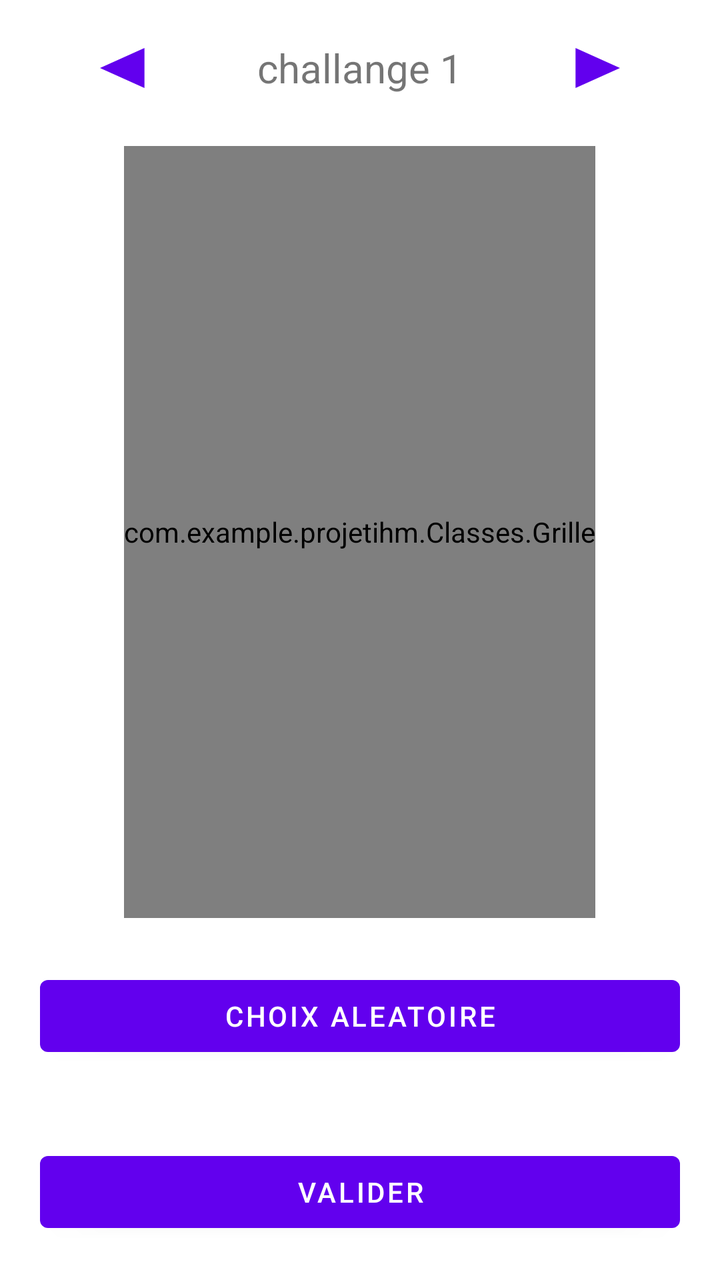
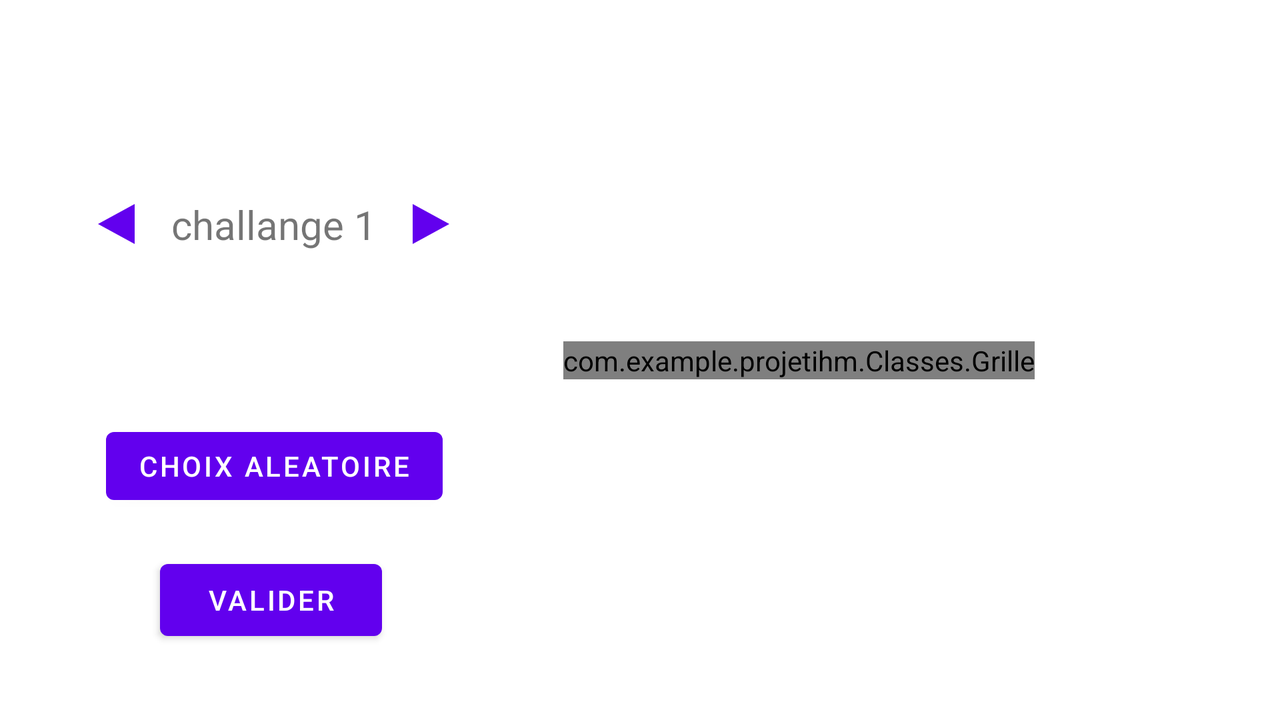

Two renders of one Android screen. The first uses the default layout on a phone; the second uses the alternative layout the repository ships for a different screen configuration, on a matching device. The two XML files are below.
<!-- AndroidManifest.xml: application theme Theme.ProjetIHM -->
<!-- res/layout/activity_jeu.xml -->
<?xml version="1.0" encoding="utf-8"?>
<LinearLayout xmlns:android="http://schemas.android.com/apk/res/android"
    xmlns:app="http://schemas.android.com/apk/res-auto"
    xmlns:tools="http://schemas.android.com/tools"
    android:layout_width="match_parent"
    android:layout_height="match_parent"
    android:layout_gravity="center"
    android:orientation="vertical"
    tools:context=".JeuActivity">

    <LinearLayout
        android:layout_width="match_parent"
        android:orientation="horizontal"
       android:weightSum="3"
        android:layout_height="wrap_content" >

        <Button
            android:layout_margin="10dp"
            android:id="@+id/leftb"
            android:background="@drawable/ic_left_arrow"
            android:layout_width="0dp"
            android:layout_weight="1"
            android:layout_height="wrap_content"/>

        <TextView
            android:layout_width="0dp"
            android:id="@+id/challange_tv"
            android:text="challange 1"
            android:layout_weight="1"
            android:layout_gravity="center"
            android:gravity="center"
            android:textSize="20sp"
            android:layout_height="wrap_content"/>
        <Button
            android:layout_margin="10dp"
            android:id="@+id/rightb"
            android:background="@drawable/ic_right_arrow"
            android:layout_width="0dp"
            android:layout_weight="1"
            android:layout_height="wrap_content"/>




    </LinearLayout>


    <com.example.projetihm.Classes.Grille
        android:id="@+id/grille"
        android:layout_width="wrap_content"
        android:layout_height="0dp"
        android:layout_gravity="center"
        android:layout_margin="5dp"
        android:layout_weight="3"
        app:taille_case="0"

        />
    <Button
        android:layout_width="match_parent"
        android:id="@+id/aleatoire"
        android:layout_margin="20dp"
        android:layout_height="wrap_content"
        android:text="@string/choix_aleatoire"
        android:layout_gravity="center"


        />
    <Button
        android:layout_width="match_parent"
        android:id="@+id/valider"
        android:layout_margin="20dp"
        android:layout_height="wrap_content"
        android:text="@string/valider"
        android:layout_gravity="center"


        />


</LinearLayout>
<!-- resources referenced by this layout -->
<resources>
  <!-- drawable ic_left_arrow (drawable) -->
  <vector android:height="24dp" android:tint="#DC7F06"
      android:viewportHeight="24" android:viewportWidth="24"
      android:width="24dp" xmlns:android="http://schemas.android.com/apk/res/android">
      <path android:fillColor="@android:color/white" android:pathData="M14,7l-5,5 5,5V7z"/>
  </vector>
  <!-- drawable ic_right_arrow (drawable) -->
  <vector android:height="24dp" android:tint="#DC7F06"
      android:viewportHeight="24" android:viewportWidth="24"
      android:width="24dp" xmlns:android="http://schemas.android.com/apk/res/android">
      <path android:fillColor="@android:color/white" android:pathData="M10,17l5,-5 -5,-5v10z"/>
  </vector>
  <string name="choix_aleatoire">choix aleatoire</string>
  <string name="valider">Valider</string>
  <style name="Theme.ProjetIHM" parent="Theme.MaterialComponents.DayNight.DarkActionBar">
          
          <item name="colorPrimary">@color/purple_500</item>
          <item name="colorPrimaryVariant">@color/purple_700</item>
          <item name="colorOnPrimary">@color/white</item>
          
          <item name="colorSecondary">@color/teal_200</item>
          <item name="colorSecondaryVariant">@color/teal_700</item>
          <item name="colorOnSecondary">@color/black</item>
          
          <item name="android:statusBarColor" tools:targetApi="l">?attr/colorPrimaryVariant</item>
          
      </style>
  <color name="purple_500">#FF6200EE</color>
  <color name="purple_700">#FF3700B3</color>
  <color name="white">#FFFFFFFF</color>
  <color name="teal_200">#FF03DAC5</color>
  <color name="teal_700">#FF018786</color>
  <color name="black">#FF000000</color>
</resources>
<!-- res/layout-land/activity_jeu.xml (the repository's variant of the layout above) -->
<!-- drawn on the phone turned sideways -->
<?xml version="1.0" encoding="utf-8"?>
<androidx.constraintlayout.widget.ConstraintLayout xmlns:android="http://schemas.android.com/apk/res/android"
    xmlns:app="http://schemas.android.com/apk/res-auto"
    xmlns:tools="http://schemas.android.com/tools"
    android:layout_width="match_parent"
    android:layout_height="match_parent"
    android:layout_gravity="center"
    tools:context=".JeuActivity">

    <androidx.constraintlayout.widget.Guideline
        android:id="@+id/guideline6"
        android:layout_width="wrap_content"
        android:layout_height="wrap_content"
        android:orientation="vertical"
        app:layout_constraintGuide_percent="0.44" />

    <com.example.projetihm.Classes.Grille
        android:id="@+id/grille"
        android:layout_width="wrap_content"

        android:layout_height="wrap_content"
        app:layout_constraintBottom_toBottomOf="parent"
        app:layout_constraintEnd_toEndOf="parent"
        app:layout_constraintHorizontal_bias="0.0"
        app:layout_constraintStart_toStartOf="@+id/guideline6"
        app:layout_constraintTop_toTopOf="parent"
        app:layout_constraintVertical_bias="0.5" />

    <Button

        android:id="@+id/leftb"
        android:layout_width="wrap_content"
        android:layout_height="wrap_content"
        android:layout_marginStart="16dp"
        android:layout_marginLeft="16dp"
        android:layout_marginTop="88dp"
        android:background="@drawable/ic_left_arrow"
        app:layout_constraintStart_toStartOf="parent"
        app:layout_constraintTop_toTopOf="parent" />

    <Button
        android:id="@+id/rightb"
        android:layout_width="wrap_content"
        android:layout_height="wrap_content"
        android:layout_marginTop="88dp"
        android:layout_marginEnd="24dp"
        android:layout_marginRight="24dp"
        android:background="@drawable/ic_right_arrow"

        app:layout_constraintEnd_toStartOf="@+id/guideline6"
        app:layout_constraintTop_toTopOf="parent" />

    <Button
        android:id="@+id/valider"
        android:layout_width="111dp"
        android:layout_height="48dp"
        android:layout_marginBottom="36dp"
        android:text="Valider"
        app:layout_constraintBottom_toBottomOf="parent"
        app:layout_constraintEnd_toStartOf="@+id/guideline6"
        app:layout_constraintHorizontal_bias="0.468"
        app:layout_constraintStart_toStartOf="parent" />

    <TextView
        android:id="@+id/challange_tv"
        android:layout_width="wrap_content"
        android:layout_height="wrap_content"
        android:layout_gravity="center"
        android:gravity="center"
        android:text="challange 1"
        android:textSize="20sp"
        app:layout_constraintBottom_toBottomOf="@+id/leftb"
        app:layout_constraintEnd_toStartOf="@+id/rightb"
        app:layout_constraintHorizontal_bias="0.5"
        app:layout_constraintStart_toEndOf="@+id/leftb"
        app:layout_constraintTop_toTopOf="@+id/rightb" />

    <Button
        android:id="@+id/aleatoire"
        android:layout_width="wrap_content"
        android:layout_height="46dp"
        android:layout_marginBottom="20dp"
        android:text="@string/choix_aleatoire"
        app:layout_constraintBottom_toTopOf="@+id/valider"
        app:layout_constraintEnd_toStartOf="@+id/guideline6"
        app:layout_constraintHorizontal_bias="0.468"
        app:layout_constraintStart_toStartOf="parent" />
</androidx.constraintlayout.widget.ConstraintLayout>
<!-- resources referenced by the variant -->
<!-- as the phone turned sideways resolves them -->
<resources>
  <!-- drawable ic_left_arrow (drawable) -->
  <vector android:height="24dp" android:tint="#DC7F06"
      android:viewportHeight="24" android:viewportWidth="24"
      android:width="24dp" xmlns:android="http://schemas.android.com/apk/res/android">
      <path android:fillColor="@android:color/white" android:pathData="M14,7l-5,5 5,5V7z"/>
  </vector>
  <!-- drawable ic_right_arrow (drawable) -->
  <vector android:height="24dp" android:tint="#DC7F06"
      android:viewportHeight="24" android:viewportWidth="24"
      android:width="24dp" xmlns:android="http://schemas.android.com/apk/res/android">
      <path android:fillColor="@android:color/white" android:pathData="M10,17l5,-5 -5,-5v10z"/>
  </vector>
  <string name="choix_aleatoire">choix aleatoire</string>
  <style name="Theme.ProjetIHM" parent="Theme.MaterialComponents.DayNight.DarkActionBar">
          
          <item name="colorPrimary">@color/purple_500</item>
          <item name="colorPrimaryVariant">@color/purple_700</item>
          <item name="colorOnPrimary">@color/white</item>
          
          <item name="colorSecondary">@color/teal_200</item>
          <item name="colorSecondaryVariant">@color/teal_700</item>
          <item name="colorOnSecondary">@color/black</item>
          
          <item name="android:statusBarColor" tools:targetApi="l">?attr/colorPrimaryVariant</item>
          
      </style>
  <color name="purple_500">#FF6200EE</color>
  <color name="purple_700">#FF3700B3</color>
  <color name="white">#FFFFFFFF</color>
  <color name="teal_200">#FF03DAC5</color>
  <color name="teal_700">#FF018786</color>
  <color name="black">#FF000000</color>
</resources>
